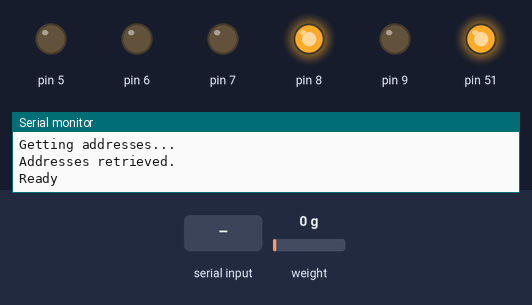
Bench run of a program on a simulated Arduino Mega 2560, built with avr-gcc and run on an emulated ATmega2560. On the bench: output pins drawn as LEDs (lit = HIGH), the last lines printed to the serial monitor. Dashed ring = blinking. The inputs (shaded band) are chosen by the test bench; at power-on: weight on the scale 0 g.

Above: at 2.4 s.
2.5 s: "<setl,1>" received over Serial
At 2.75 s:
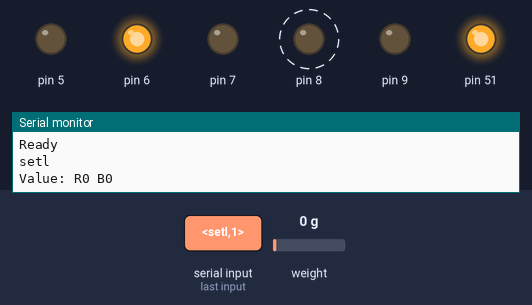
At 3.1 s:
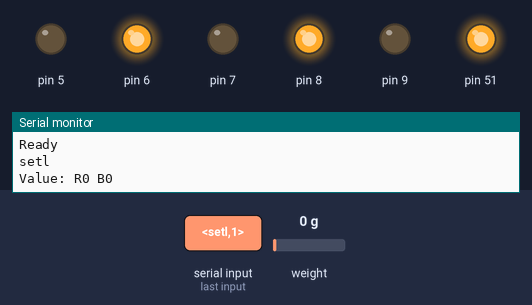
4.3 s: "<sett,1>" received over Serial
At 5.6 s:
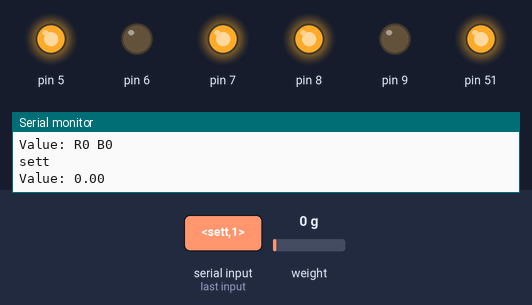
Timing chart, 0 to 7.3 s (numbered marks = the images above; inputs shaded):
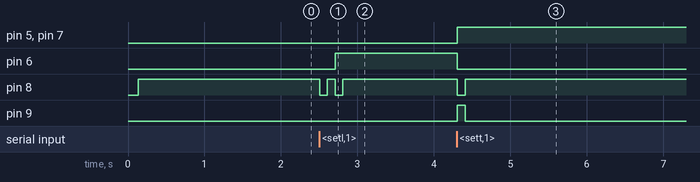

The program:

main.cpp
```cpp
#include "../lib/temperature.hpp"
#include "../lib/multiplexer.hpp"
#include "../lib/hx711.hpp"
#define COLONY_COUNT 4

// Global variables
HX711Wrapper hx711(LOADCELL_DOUT_PIN, LOADCELL_SCK_PIN, WEIGHT_THRESHOLD);
float temperature;
int weightStatus;

// CHARS TO RECEIVE
const byte numChars = 20;
char receivedChars[numChars];
char tempChars[numChars];     // temporary array for use when parsing
char command[numChars] = {0}; // Declare command globally
boolean newData = false;

struct Colony
{
  int redBrightness;
  int blueBrightness;
  float temperature;
  DeviceAddress temperatureAddress;
};

Colony colonies[COLONY_COUNT];
void recvData();
void parseData();

void setup()
{
  // put your setup code here, to run once:
  Serial.begin(9600);

  Serial.println("Initializing temperature sensor...");
  initTemperature();
  Serial.println("Temperature sensor initialized.");

  Serial.println("Setting up multiplexer...");
  multiplexerSetup();
  Serial.println("Multiplexer setup complete.");

  Serial.println("Initializing HX711...");
  hx711.initialize();
  Serial.println("HX711 initialized.");

  Serial.println("Getting addresses...");
  for (int i = 0; i < COLONY_COUNT; i++)
  {
    getAddress(i, colonies[i].temperatureAddress);
  }
  Serial.println("Addresses retrieved.");

  Serial.println("Ready");
}

void loop()
{
  recvData();
  if (newData == true)
  {
    strcpy(tempChars, receivedChars);
    parseData();
    newData = false;
  }
  // delay(500);
}

/* Receive data from Serial
Look for markers denoting start and end of message ('<' and '>') to ensure complete message is transfered
Check if start marker is present. If so, start receiving message until end marker is met. When met, terminate string.
*/
void recvData()
{
  static boolean recvInProgress = false; // False: not receiving, True: receiving
  static byte ndx = 0;                   // char indexer
  char startMarker = '<';                // custom start marker
  char endMarker = '>';                  // custom end marker
  char rc;                               // receive char

  while (Serial.available() > 0 && newData == false)
  {
    rc = Serial.read();

    if (recvInProgress == true)
    {
      if (rc != endMarker)
      { // No end marker met yet
        receivedChars[ndx] = rc;
        ndx++;
        if (ndx >= numChars)
        {
          ndx = numChars - 1;
        }
      }
      else
      { // Terminate string when end marker met
        receivedChars[ndx] = '\0';
        recvInProgress = false;
        ndx = 0;
        newData = true;
      }
    }
    else if (rc == startMarker)
    { // Only start receiving for start marker
      recvInProgress = true;
    }
  }
}

/* Parse data and look for commands/settings.
Accepted commands include:
<setl,colonyID,redLight,blueLight>  -- Sets the light for specified colony
<sett,colonyID,temp>                -- Sets the temperature for specified colony
<get,colonyID>                      -- Get colony values and obsTemp
Uses strtok (string token) to look through comma sepereated data. If command does not meet requirements, nothing happens.
Overflow protected.
*/
void parseData()
{
  char *strtokIndx;               // this is used by strtok() as an index
  uint8_t colonyID;
  strtokIndx = strtok(receivedChars, ",");
  strcpy(command, strtokIndx);    // copy it to command
  strtokIndx = strtok(NULL, ",");
  colonyID = atoi(strtokIndx);    // Extract colonyID from message
  Serial.println(command);        // Doesnt work without lol
  Serial.print("Value: ");        // same

  // SETT (set temp)
  if (strcmp(command, "sett") == 0)
  {
    // Only update the setTemp value
    strtokIndx = strtok(NULL, ",");
    colonies[colonyID].temperature = atoi(strtokIndx);
    Serial.print(colonies[colonyID].temperature);
    setTemperature(colonyID);
  }

  // SETL (set light)
  else if (strcmp(command, "setl") == 0)
  {
    // Update only redBrightness and blueBrightness values
    strtokIndx = strtok(NULL, ",");
    colonies[colonyID].redBrightness = atoi(strtokIndx);

    strtokIndx = strtok(NULL, ",");
    colonies[colonyID].blueBrightness = atoi(strtokIndx);
    Serial.print("R");
    Serial.print(colonies[colonyID].redBrightness);
    Serial.print(" B");
    Serial.println(colonies[colonyID].blueBrightness);
    setBrightness(colonyID, colonies[colonyID].redBrightness, colonies[colonyID].blueBrightness);
  }

  // GET (get values)
  else if (strcmp(command, "get") == 0)
  {
    float temperature = getTemperature(colonies[colonyID].temperatureAddress);
    Serial.println(temperature);
    // Serial.println(colonies[colonyID].setTemp);  // Replace with get measured temperature method getTemperature(addr)
  }

  else if (strcmp(command, "lz") == 0)
  {
    Serial.println(hx711.getWeightStatus());
  }
}
```

hx711.cpp
```cpp
#include "../lib/hx711.hpp"

HX711Wrapper::HX711Wrapper(int doutPin, int sckPin, float threshold)
{
	scale.begin(doutPin, sckPin);
	weightThreshold = threshold;
}

void HX711Wrapper::initialize()
{
	scale.set_scale(2280.f);
	scale.tare();
}

int HX711Wrapper::getWeightStatus()
{
	Serial.print("load status is ");
	float weight = scale.get_units(5);
	return (weight > weightThreshold ? 1 : 0);
}
```

multiplexer.cpp
```cpp
#include "../lib/multiplexer.hpp"

void multiplexerSetup()
{
    // put your setup code here, to run once:
    pinMode(PIN_C, OUTPUT);      // PIN-C
    pinMode(PIN_B, OUTPUT);      // PIN-B
    pinMode(PIN_A, OUTPUT);      // PIN-A
    pinMode(PIN_INH, OUTPUT);    // INH-PIN
    pinMode(PIN_OUTPUT, OUTPUT); // IN

    // Initial state
    resetMultiplexer();
}

void resetMultiplexer()
{
    delay(switchDelay);
    analogWrite(PIN_OUTPUT, 0);
    digitalWrite(PIN_INH, HIGH);
    delay(switchDelay);
}

void setBrightness(uint8_t colonyID, uint8_t brightnessRed, uint8_t brightnessBlue)
{
    // Map the brightness values from 0-100 to 0-255
    brightnessRed = fluxToAnalogValue(brightnessRed);
    brightnessBlue = fluxToAnalogValue(brightnessBlue);

    switch (colonyID)
    {
    case 1:
        // Set RED (channel 0)
        digitalWrite(PIN_A, LOW);
        digitalWrite(PIN_B, LOW);
        digitalWrite(PIN_C, LOW);
        digitalWrite(PIN_INH, LOW);
        analogWrite(PIN_OUTPUT, brightnessRed);
        resetMultiplexer();

        // set BLUE (channel 1)
        digitalWrite(PIN_A, HIGH);
        digitalWrite(PIN_B, LOW);
        digitalWrite(PIN_C, LOW);
        digitalWrite(PIN_INH, LOW);
        analogWrite(PIN_OUTPUT, brightnessBlue);
        resetMultiplexer();
        break;

    case 2:
        // Set RED (channel 2)
        digitalWrite(PIN_A, LOW);
        digitalWrite(PIN_B, HIGH);
        digitalWrite(PIN_C, LOW);
        digitalWrite(PIN_INH, LOW);
        analogWrite(PIN_OUTPUT, brightnessRed);

        resetMultiplexer();

        // set BLUE (channel 3)
        digitalWrite(PIN_A, HIGH);
        digitalWrite(PIN_B, HIGH);
        digitalWrite(PIN_C, LOW);
        digitalWrite(PIN_INH, LOW);
        analogWrite(PIN_OUTPUT, brightnessBlue);

        resetMultiplexer();
        break;

    case 3:
        // Set RED (channel 4)
        digitalWrite(PIN_A, LOW);
        digitalWrite(PIN_B, LOW);
        digitalWrite(PIN_C, HIGH);
        digitalWrite(PIN_INH, LOW);
        analogWrite(PIN_OUTPUT, brightnessRed);

        resetMultiplexer();

        // set BLUE (channel 5)
        digitalWrite(PIN_A, HIGH);
        digitalWrite(PIN_B, LOW);
        digitalWrite(PIN_C, HIGH);
        digitalWrite(PIN_INH, LOW);
        analogWrite(PIN_OUTPUT, brightnessBlue);

        resetMultiplexer();
    }

    // Serial.print("Setting brightness for colony ");
    // Serial.println(colonyID);
}

void setTemperature(uint8_t colonyID)
{
    switch (colonyID)
    {
    case 1:
        // Set TEMP (channel 6)
        digitalWrite(PIN_A, LOW);
        digitalWrite(PIN_B, HIGH);
        digitalWrite(PIN_C, HIGH);
        digitalWrite(PIN_INH, LOW);
        analogWrite(PIN_OUTPUT, 255); // 100% duty cycle
        resetMultiplexer();
        break;

    case 2:
        // Set TEMP (channel 7)
        digitalWrite(PIN_A, HIGH);
        digitalWrite(PIN_B, HIGH);
        digitalWrite(PIN_C, HIGH);
        digitalWrite(PIN_INH, LOW);
        analogWrite(PIN_OUTPUT, 255); // 100% duty cycle
        resetMultiplexer();
        break;

    case 3:
        // Set TEMP (pin_temp_3)
        analogWrite(pin_temp_3, 255);
        resetMultiplexer();
    }

    // Serial.print("Setting temperature for colony ");
    // Serial.println(colonyID);
}

float fluxToAnalogValue(float flux)
{
    // Serial.println("Converting flux to analog value...");
    if (flux == 0) // To make sure that voltage is zero when flux is zero
    {
        return 0;
    }
    // Coefficients obtained from linear regression
    // duty_cycle = 0.36 * flux + 50.0
    float a = 0.36;
    float b = 50.0;

    // Map the flux values from 0-100 to 0-255
    uint8_t dutyCycle = a * flux + b;
    // Serial.print("Duty cycle: ");
    // Serial.println(dutyCycle);
    uint8_t analogValue = map(dutyCycle, 0, 100, 0, 255);
    // Serial.print("Analog value: ");
    // Serial.println(analogValue);
    return analogValue;
}

void test_stepwise_increment_colony1_red()
{
    Serial.println("Testing stepwise increment of colony 1 red");

    // Set brightness
    digitalWrite(PIN_A, LOW);
    digitalWrite(PIN_B, LOW);
    digitalWrite(PIN_C, LOW);
    digitalWrite(PIN_INH, LOW);
    int analogValue = 0;
    // For loop to increment red brightness
    for (int i = 0; i <= 100; i++)
    {
        analogValue = map(i, 0, 100, 0, 255);
        analogWrite(PIN_OUTPUT, analogValue);
        // Print Current values
        Serial.print("Current red brightness: ");
        Serial.println(i);

        // Press enter to continue
        while (!Serial.available())
        {
            delay(1000);
        }
        Serial.read();
    }
}

void test_stepwise_increment_colony1_blue()
{
    Serial.println("Testing stepwise increment of colony 1 blue");

    // Set brightness
    digitalWrite(PIN_A, HIGH);
    digitalWrite(PIN_B, LOW);
    digitalWrite(PIN_C, LOW);
    digitalWrite(PIN_INH, LOW);
    int analogValue = 0;
    // For loop to increment red brightness
    for (int i = 0; i <= 100; i++)
    {
        analogValue = map(i, 0, 100, 0, 255);
        analogWrite(PIN_OUTPUT, analogValue);
        // Print Current values
        Serial.print("Current blue brightness: ");
        Serial.println(i);

        // Press enter to continue
        while (!Serial.available())
        {
            delay(1000);
        }
        Serial.read();
    }
}

void test_stepwise_increment_colony1_temp()
{
    Serial.println("Testing stepwise increment of colony 1 temp");

    // Set temperature
    digitalWrite(PIN_A, LOW);
    digitalWrite(PIN_B, HIGH);
    digitalWrite(PIN_C, HIGH);
    digitalWrite(PIN_INH, LOW);
    int analogValue = 0;
    // For loop to increment red brightness
    for (int i = 0; i <= 100; i++)
    {
        analogValue = map(i, 0, 100, 0, 255);
        analogWrite(PIN_OUTPUT, analogValue);
        // Print Current values
        Serial.print("Current temp: ");
        Serial.println(i);

        // Press enter to continue
        while (!Serial.available())
        {
            delay(1000);
        }
        Serial.read();
    }
}
```

temperature.cpp
```cpp
#include "../lib/temperature.hpp"

OneWire oneWire(ONE_WIRE_BUS);
DallasTemperature sensors(&oneWire);

void initTemperature()
{
    // Set pins
    pinMode(POWER_PIN, OUTPUT);
    digitalWrite(POWER_PIN, HIGH);

    // Start up the library
    sensors.begin();
    sensors.setResolution(12);
}

float getTemperature(DeviceAddress deviceAddress)
{
    // Start up the library
    sensors.requestTemperatures();
    return sensors.getTempC(deviceAddress);
}

// Return address for a given colony. Use the getAddress function from DallasTemperature library
void getAddress(int colonyID, DeviceAddress& deviceAddress)
{
    sensors.getAddress(deviceAddress, colonyID);
}
```

Measured:
- after the input at 2.5 s, pin 6: LOW → HIGH after 0.21 s; pin 8: alternates HIGH for 0.10 s and LOW for 0.10 s, 4 changes in all, then stays HIGH, starting at once
- after the input at 4.3 s, pin 5, pin 7: LOW → HIGH at once; pin 6: HIGH → LOW at once; pin 8: HIGH → LOW at once, → HIGH 0.10 s later; pin 9: LOW → HIGH at once, → LOW 0.10 s later
